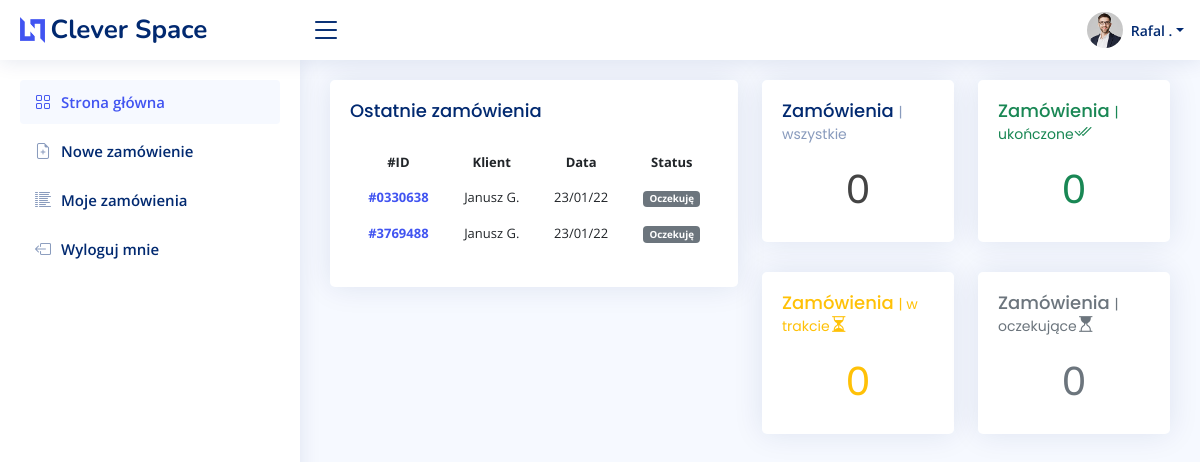
Page / (signed in) on the committed database.
### account/models.py (models this page shows, shortened)
class UserBase(AbstractBaseUser, PermissionsMixin):
    email = models.EmailField(unique=True)
    first_name = models.CharField(max_length=150, blank=True)
    last_name = models.CharField(max_length=150, blank=True)
    phone_number = models.CharField(max_length=15, blank=True)
    postcode = models.CharField(max_length=12, blank=True)
    address_line_1 = models.CharField(max_length=150, blank=True)
    address_line_2 = models.CharField(max_length=150, blank=True)
    town_city = models.CharField(max_length=150, blank=True)
    is_active = models.BooleanField(default=True)
    is_staff = models.BooleanField(default=False)
    created = models.DateTimeField(auto_now_add=True)
    updated = models.DateTimeField(auto_now=True)
    objects = CustomAccountManager()
    USERNAME_FIELD = 'email'
    REQUIRED_FIELDS = ['first_name', 'last_name']
    class Meta:
        verbose_name = "Konto"
        verbose_name_plural = "Konta"

### order/models.py (models this page shows, shortened)
class Order(models.Model):
    PENDING = 0
    DURING = 1
    DONE = 2
    STATUS = (
        (PENDING, 'Oczekuję'),
        (DURING, 'W trakcie'),
        (DONE, 'Zakończone'),
    )
    user = models.ForeignKey(settings.AUTH_USER_MODEL, on_delete=models.CASCADE, related_name='order_user')
    date_created = models.DateTimeField(auto_now_add=True, null=True)
    slug = RandomSlugField(length=7, exclude_lower=True, exclude_upper=True, exclude_vowels=True)
    status = models.SmallIntegerField(choices=STATUS, default=PENDING)
    class Meta:
        verbose_name = "zamówienie"
        verbose_name_plural = "zamówienia"

### order/views.py (the view)
# urls.py: 2. Add a URL to urlpatterns:  path('', views.home, name='home')
@login_required(login_url='login')
def home(request):
    user_id = request.user.id
    if request.user.is_staff:
        orders = Order.objects.all()
    else:
        orders = Order.objects.filter(user_id=user_id)[0:10]
    orders_total = Order.objects.filter(user_id=user_id).count()
    orders_pending = Order.objects.filter(user_id=user_id, status='0').count()
    orders_during = Order.objects.filter(user_id=user_id, status='1').count()
    orders_done = Order.objects.filter(user_id=user_id, status='2').count()
    context = { 'orders': orders,
                'orders_total': orders_total,
                'orders_pending': orders_pending,
                'orders_during': orders_during,
                'orders_done': orders_done,
                }
    return render(request, "order/home.html", context)

### order/templates/order/home.html
{% extends 'main.html' %}
{% load static %}
{% block content %}
<div class="row">
  <div class="col-sm-6">
    <div class="card recent-sales">
      <div class="card-body">
        <h5 class="card-title">Ostatnie zamówienia</h5>
        <table class="table table-borderless">
          <thead>
            <tr>
              <th scope="col">#ID</th>
              <th scope="col">Klient</th>
              <th scope="col">Data</th>
              <th scope="col">Status</th>
            </tr>
          </thead>
          <tbody>
            {% for i in orders %}
            <tr>
              <th scope="row"><a href="{% url 'detail' i.slug %}">#{{ i.slug }}</a></th>
              <td>{{ i.user.first_name }} {{ i.user.last_name|first }}.</td>
              <td>{{ i.date_created|date:"d/m/y" }}</td>
              <td><span class="badge {% if i.status == 2 %} bg-success {% elif i.status == 1 %} bg-warning {% elif i.status == 0 %} bg-secondary {% endif %} ">{{ i.get_status_display }}</span></td>
            </tr>
            {% endfor %}
          </tbody>
        </table>
      </div>
    </div>
  </div>
  <div class="col-sm-6">
    <div class="row">
      <div class="col-sm-6">
        <div class="card info-card">
          <div class="card-body">
            <h5 class="card-title">Zamówienia <span>| wszystkie</span></h5>
            <div class="d-flex align-items-center">
              <div class="mx-auto">
                <h1>{{ orders_total }}</h1>
              </div>
            </div>
          </div>
        </div>
      </div>
      <div class="col-sm-6">
        <div class="card info-card">
          <div class="card-body">
            <h5 class="card-title text-success">Zamówienia <span class="text-success">| ukończone</span><i class="bi bi-check2-all"></i></h5>
            <div class="d-flex align-items-center">
              <div class="mx-auto">
                <h1 class="text-success">{{ orders_done }}</h1>
              </div>
            </div>
          </div>
        </div>
      </div>
    </div>
    <div class="row">
      <div class="col-sm-6">
        <div class="card info-card">
          <div class="card-body">
            <h5 class="card-title text-warning">Zamówienia <span class="text-warning">| w trakcie</span><i class="bi bi-hourglass-split"></i></h5>
            <div class="d-flex align-items-center">
              <div class="mx-auto">
                <h1 class="text-warning">{{ orders_during }}</h1>
              </div>
            </div>
          </div>
        </div>
      </div>
      <div class="col-sm-6">
        <div class="card info-card">
          <div class="card-body">
            <h5 class="card-title text-muted">Zamówienia <span class="text-muted">| oczekujące</span><i class="bi bi-hourglass-top"></i></h5>
            <div class="d-flex align-items-center">
              <div class="mx-auto">
                <h1 class="text-muted">{{ orders_pending }}</h1>
              </div>
            </div>
          </div>
        </div>
      </div>
    </div>
  </div>
</div>
{% endblock %}

### templates/navbar.html (shortened to what this page needs)
  {% load static %}
  <header id="header" class="header fixed-top d-flex align-items-center">
    <div class="d-flex align-items-center justify-content-between">
      <a href="{% url 'home' %}" class="logo d-flex align-items-center">
        <img src="{% static 'assets/img/logo.png' %}" alt="">
        <span class="d-none d-lg-block">Clever Space</span>
      </a>
      <i class="bi bi-list toggle-sidebar-btn"></i>
    </div>
    <nav class="header-nav ms-auto">
      <ul class="d-flex align-items-center">
        <li class="nav-item dropdown pe-3">
          <a class="nav-link nav-profile d-flex align-items-center pe-0" href="#" data-bs-toggle="dropdown">
            <img src="{% static 'assets/img/profile-img.jpg' %}" alt="Profile" class="rounded-circle">
            <span class="d-none d-md-block dropdown-toggle ps-2">{{ user.first_name }} {{ user.last_name.0 }}.</span>
          </a>
            </li>
          </ul>
    </nav>
  </header>
  <aside id="sidebar" class="sidebar">
    <ul class="sidebar-nav" id="sidebar-nav">
      <li class="nav-item">
        <a class="nav-link " href="{% url 'home' %}">
          <i class="bi bi-grid"></i>
          <span>Strona główna</span>
        </a>
      </li>
      <li class="nav-item">
        <a class="nav-link collapsed" href="{% url 'new' %}">
          <i class="bi bi-file-earmark-plus"></i>
          <span>Nowe zamówienie</span>
        </a>
      </li>
      <li class="nav-item">
        <a class="nav-link collapsed" href="{% url 'home' %}">
          <i class="bi bi-list-columns-reverse"></i>
          <span>Moje zamówienia</span>
        </a>
      </li>
      <li class="nav-item">
        <a class="nav-link collapsed" href="{% url 'logout' %}">
          <i class="bi bi-box-arrow-left"></i>
          <span>Wyloguj mnie</span>
        </a>
      </li>
    </ul>
  </aside>

### static/assets/css/style.css (style rules this page uses)
:root { scroll-behavior: smooth; }
body { font-family: "Open Sans", sans-serif; background: #f6f9ff; color: #444444; }
a { color: #4154f1; text-decoration: none; }
h1, h2, h3, h4, h5, h6 { font-family: "Nunito", sans-serif; }
.card { margin-bottom: 30px; border: none; border-radius: 5px; box-shadow: 0px 0 30px rgba(1, 41, 112, 0.1); overflow: hidden; }
.card-title { padding: 20px 0 15px 0; font-size: 18px; font-weight: 500; color: #012970; font-family: "Poppins", sans-serif; }
.card-title span { color: #899bbd; font-size: 14px; font-weight: 400; }
.card-body { padding: 0 20px 20px 20px; }
.logo { line-height: 1; }
@media (min-width: 1200px) { .logo { width: 280px; } }
.logo img { max-height: 26px; margin-right: 6px; }
.logo span { font-size: 26px; font-weight: 700; color: #012970; font-family: "Nunito", sans-serif; }
.header { transition: all 0.5s; z-index: 997; height: 60px; box-shadow: 0px 2px 20px rgba(1, 41, 112, 0.1); background-color: #fff; padding-left: 20px; }
.header .toggle-sidebar-btn { font-size: 32px; padding-left: 10px; cursor: pointer; color: #012970; }
.header-nav ul { list-style: none; }
.header-nav > ul { margin: 0; padding: 0; }
.header-nav .nav-profile { color: #012970; }
.header-nav .nav-profile img { max-height: 36px; }
.header-nav .nav-profile span { font-size: 14px; font-weight: 600; }
.sidebar { position: fixed; top: 60px; left: 0; bottom: 0; width: 300px; z-index: 996; transition: all 0.3s; padding: 20px; overflow-y: auto; scrollbar-width: thin; scrollbar-color: #aab7cf transparent; box-shadow: 0px 0px 20px rgba(1, 41, 112, 0.1); background-color: #fff; }
.sidebar-nav { padding: 0; margin: 0; list-style: none; }
.sidebar-nav li { padding: 0; margin: 0; list-style: none; }
.sidebar-nav .nav-item { margin-bottom: 5px; }
.sidebar-nav .nav-link { display: flex; align-items: center; font-size: 15px; font-weight: 600; color: #4154f1; transition: 0.3; background: #f6f9ff; padding: 10px 15px; border-radius: 4px; }
.sidebar-nav .nav-link i { font-size: 16px; margin-right: 10px; color: #4154f1; }
.sidebar-nav .nav-link.collapsed { color: #012970; background: #fff; }
.sidebar-nav .nav-link.collapsed i { color: #899bbd; }
.table { text-align: center; font-size: small; }

### rows in the picture
UserBase: first_name "Rafal"
Order: slug "0330638", user.first_name "Janusz", user.last_name|first "G", date_created "23/01/22", status "Oczekuję"
Order: slug "3769488", user.first_name "Janusz", user.last_name|first "G", date_created "23/01/22", status "Oczekuję"

### other values in the picture
{{ orders_total }} "0"
{{ orders_done }} "0"
{{ orders_during }} "0"
{{ orders_pending }} "0"
